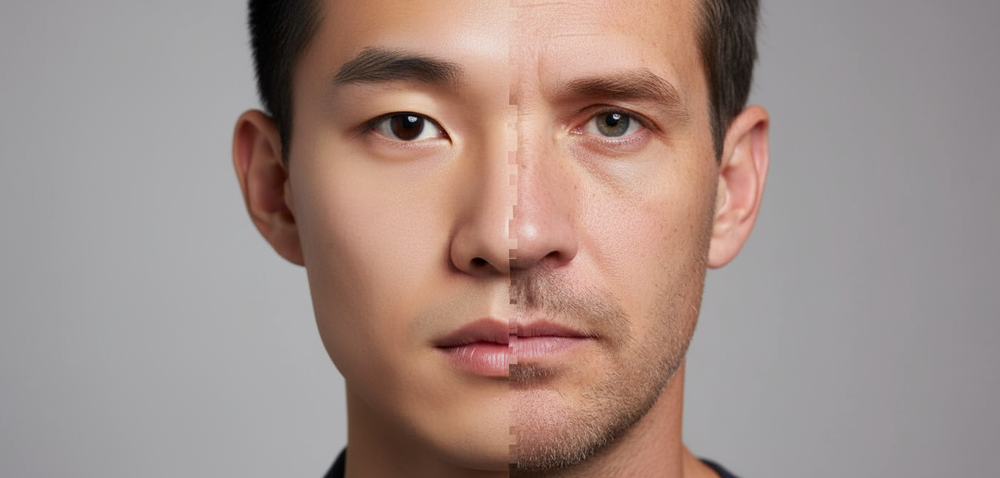
#> input picture generated-image.png, 1000 x 478 px, shrunk from 1472 x 704 before the run; its folder holds only this picture in this run
$ python -i forensics.py   (imports and definitions only)   (older library calls are emulated)
#> lines starting #> are read from the running program, lines starting #| are printed output that depends on the picture
#> further down, picture is the input picture: shape (478, 1000, 3); mean B, G, R 135.2, 141.9, 161.9
# preprocessing/forensics.py
"""
Forensics Score v2 (FORNS++)
Enhanced signal-based tamper/rephoto detector.
Detects halftone/moiré (FFT), JPEG double compression, and local ELA anomalies.
Returns a single score (0–100, higher = more suspicious).
"""

import cv2
import numpy as np

class ForensicsDetector:
    def __init__(self, ela_quality: int = 85):
        self.ela_quality = ela_quality

    def score(self, img_bgr):
        gray = cv2.cvtColor(img_bgr, cv2.COLOR_BGR2GRAY).astype(np.float32)
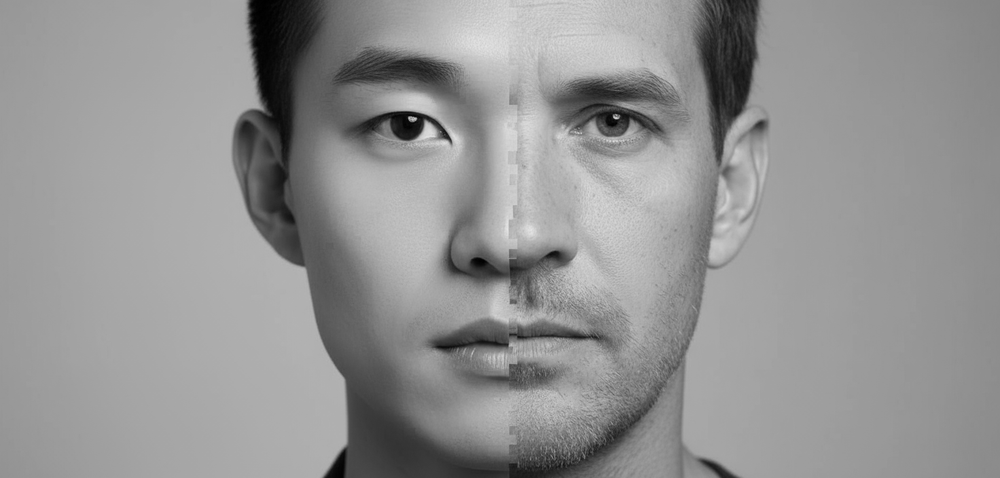
#> gray: shape (478, 1000) float32; min 0, max 231, mean 147.1
        h, w = gray.shape
#> h = 478; w = 1000

        # --- 1) FFT Periodicity (adaptive ring) ---
        f = np.fft.fft2(gray)
        fshift = np.fft.fftshift(f)
        mag = np.log1p(np.abs(fshift))
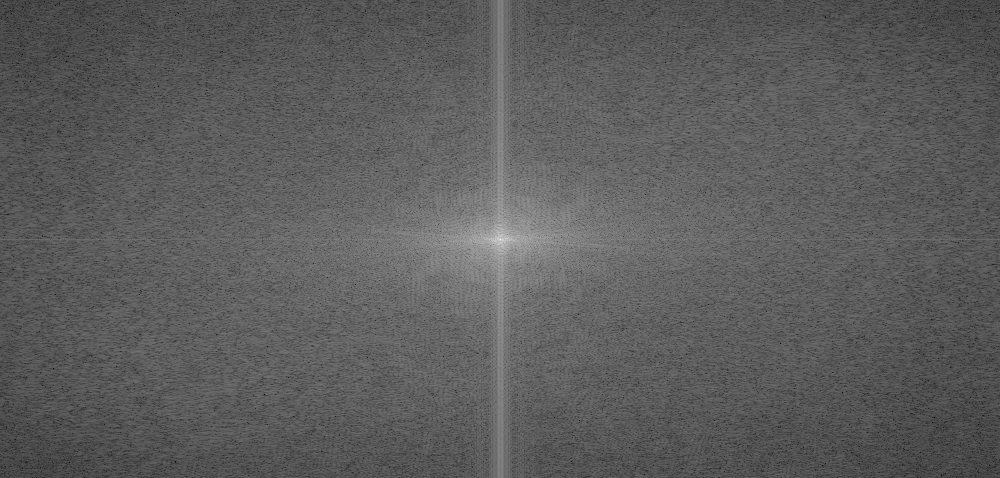
#> mag: shape (478, 1000) float64; min 1.26, max 18.07, mean 7.38; drawn with min black and max white

        cy, cx = h // 2, w // 2
#> cy = 239; cx = 500
        R1 = max(5, min(h, w) // 40)
#> R1 = 11
        R2 = max(R1 + 5, min(h, w) // 8)
#> R2 = 59

        Y, X = np.ogrid[:h, :w]
#> Y = 478 values from 0 to 477
        dist = np.sqrt((X - cx)**2 + (Y - cy)**2)
        inner = (dist < R1)
        outer = (dist < R2) & (~inner)

        ring_diff = mag[outer].mean() - mag[inner].mean()
#> ring_diff = -2.82
        fft_score = float(np.clip(ring_diff * 3.5, 0, 100))
#> fft_score = 0

        # --- 2) JPEG Blockiness (normalized) ---
        H = cv2.Sobel(gray, cv2.CV_32F, 1, 0, ksize=3)
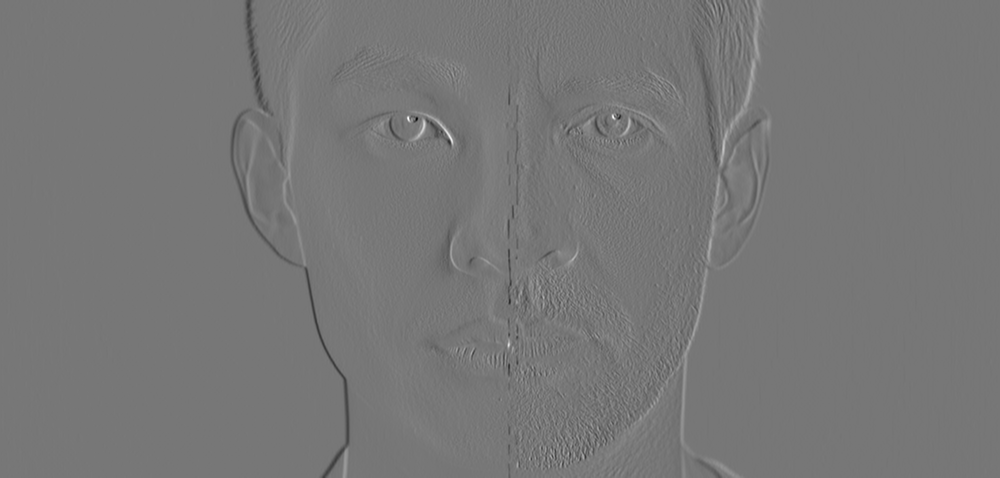
#> H: shape (478, 1000) float32; min -559, max 636, mean -0.1; drawn with min black and max white
        V = cv2.Sobel(gray, cv2.CV_32F, 0, 1, ksize=3)
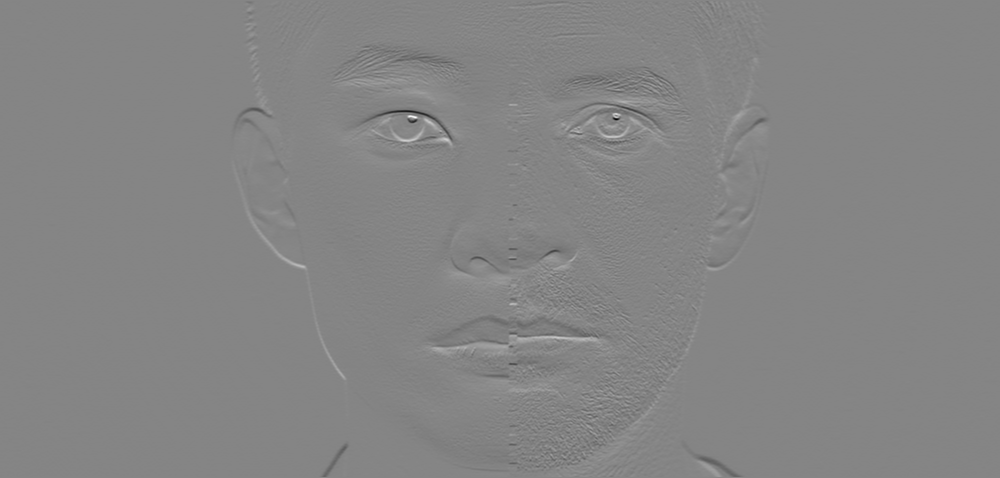
#> V: shape (478, 1000) float32; min -760, max 697, mean -0.3; drawn with min black and max white
        edges = np.abs(H) + np.abs(V)
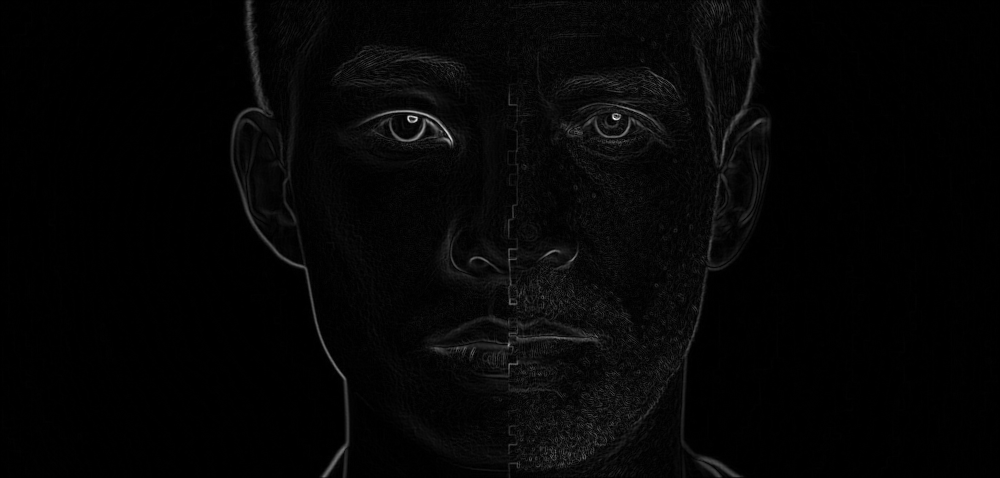
#> edges: shape (478, 1000) float32; min 0, max 1000, mean 21.5; drawn with min black and max white

        boundary = (edges[:, 7::8].mean() + edges[7::8, :].mean()) / 2.0
#> boundary = 21.43
        global_mean = edges.mean() + 1e-5
#> global_mean = 21.55
        ratio = boundary / global_mean
#> ratio = 0.995
        block_score = float(np.clip((ratio - 1.0) * 60.0, 0, 100))
#> block_score = 0

        # --- 3) Local ELA anomaly (localized compression inconsistency) ---
        encode_param = [int(cv2.IMWRITE_JPEG_QUALITY), self.ela_quality]
        _, buf = cv2.imencode('.jpg', img_bgr, encode_param)
        rec = cv2.imdecode(buf, cv2.IMREAD_COLOR)
        diff = cv2.absdiff(img_bgr, rec)
        diff_gray = cv2.cvtColor(diff, cv2.COLOR_BGR2GRAY)
        blur = cv2.GaussianBlur(diff_gray, (5, 5), 0)
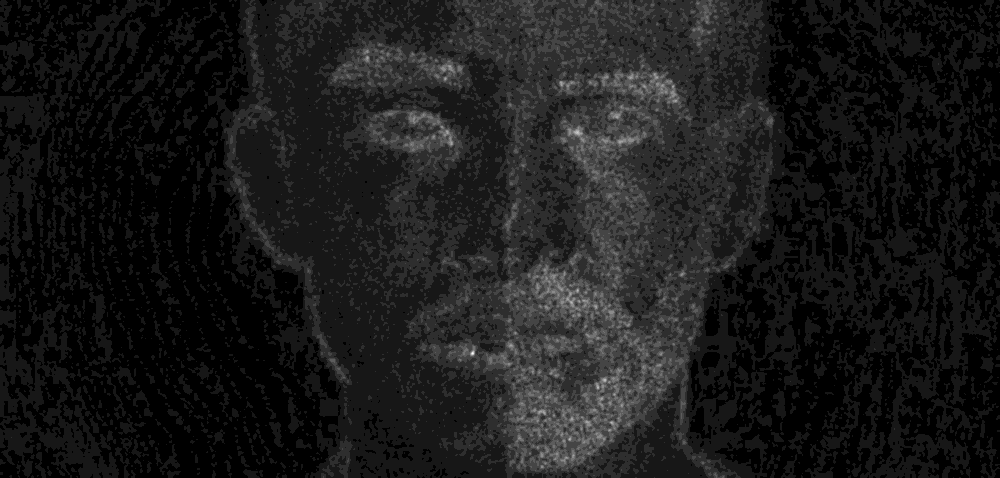
#> blur: shape (478, 1000); min 0, max 11, mean 1.11; drawn with min black and max white
        local_var = cv2.absdiff(diff_gray, blur)
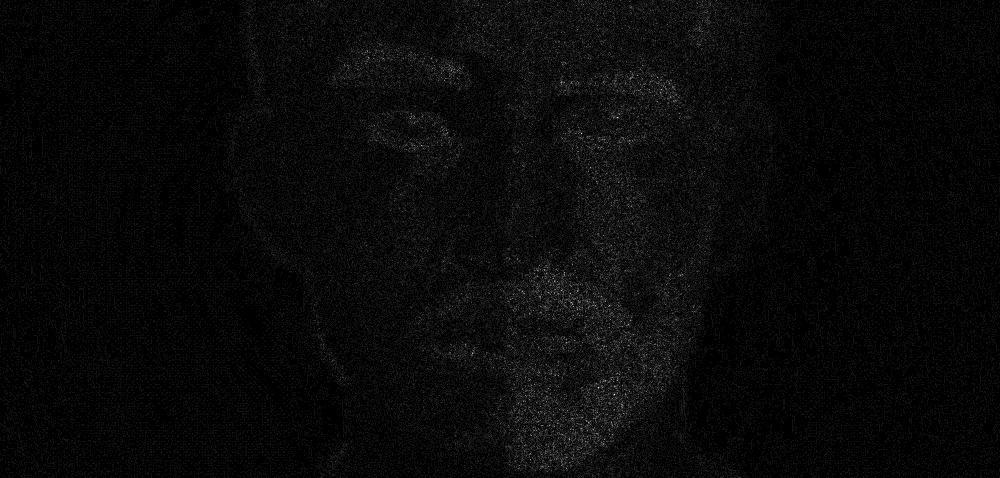
#> local_var: shape (478, 1000); min 0, max 15, mean 0.483; drawn with min black and max white
        ela_score = float(np.clip(local_var.mean() * 2.0, 0, 100))
#> ela_score = 0.966

        # --- Weighted Combination ---
        forns = 0.40 * fft_score + 0.35 * block_score + 0.25 * ela_score
#> forns = 0.242
        return float(np.clip(forns, 0, 100))

>>> import cv2
>>> picture = cv2.imread('../generated-image.png')
>>> result = ForensicsDetector().score(picture)
#> result = 0.242

$ run again, on image1.png
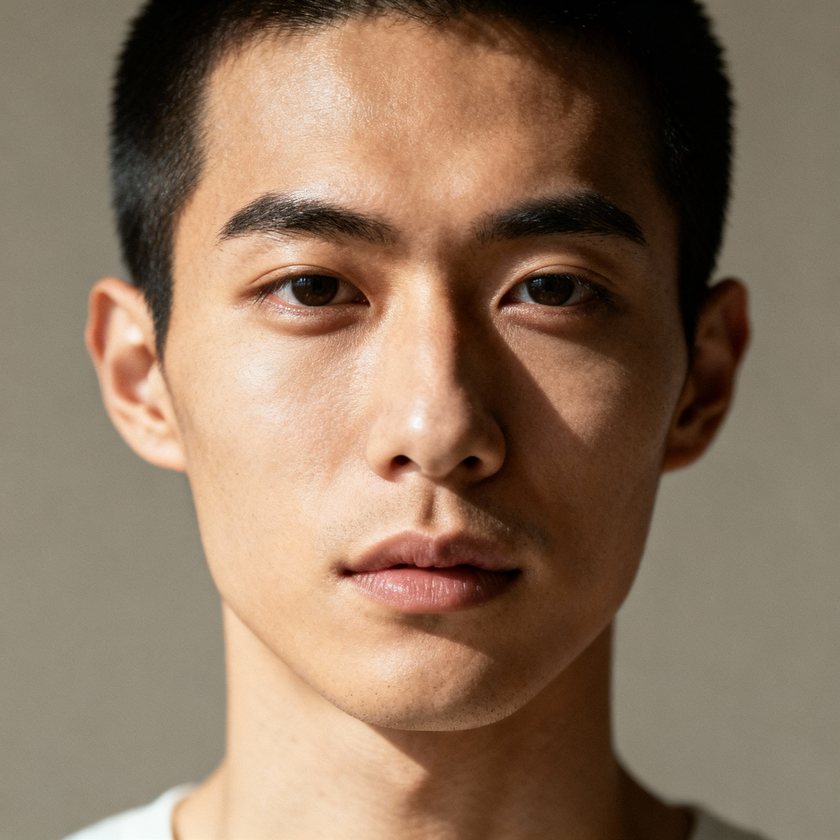
#> input picture image1.png, 840 x 840 px, shrunk from 2048 x 2048 before the run
#> picture is the input picture: shape (840, 840, 3); mean B, G, R 94.3, 115.8, 139.9
#> in score, `mag = np.log1p(np.abs(fshift))`:
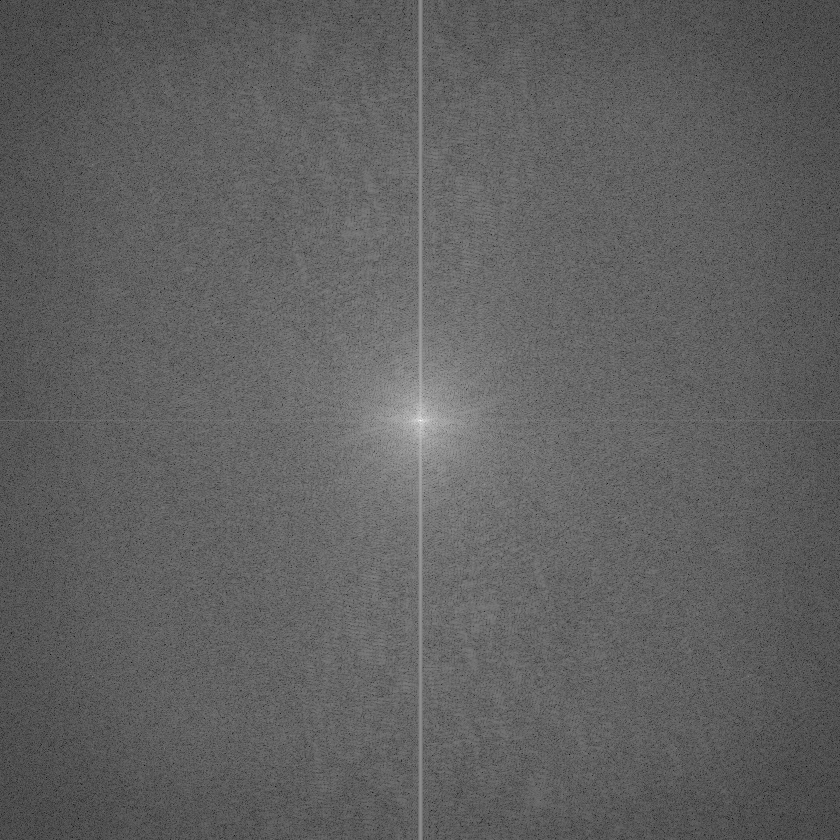
#> mag: shape (840, 840) float64; min 1.18, max 18.26, mean 7.68; drawn with min black and max white
#> ring_diff = -3
#> fft_score = 0
#> boundary = 29.03
#> global_mean = 29.04
#> ratio = 1
#> block_score = 0
#> in score, `local_var = cv2.absdiff(diff_gray, blur)`:
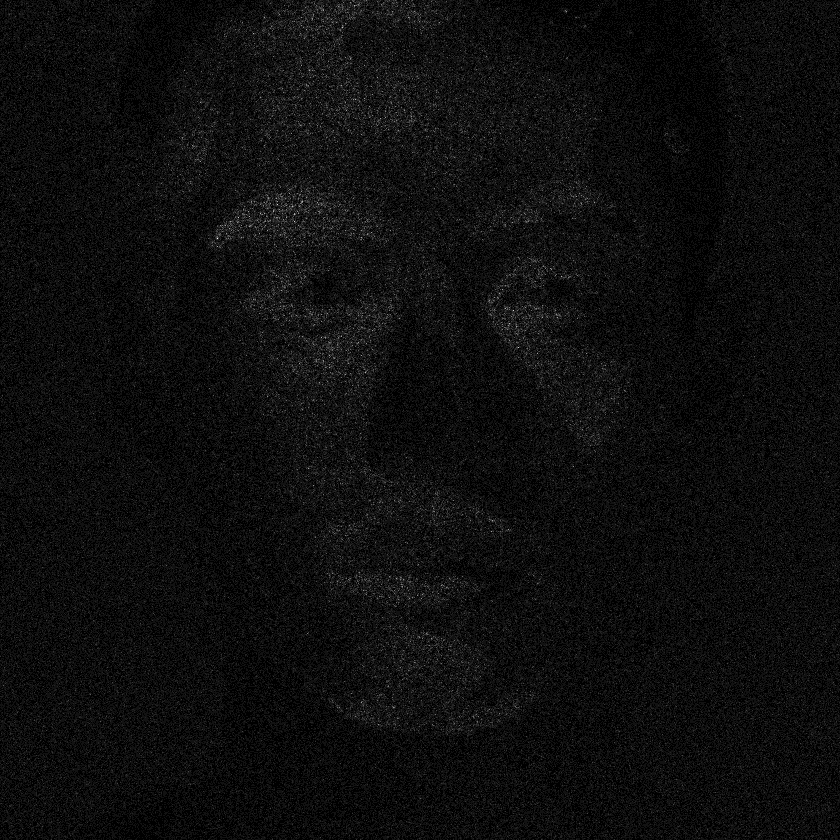
#> local_var: shape (840, 840); min 0, max 14, mean 0.764; drawn with min black and max white
#> ela_score = 1.53
#> forns = 0.382

$ run again, on image2.png
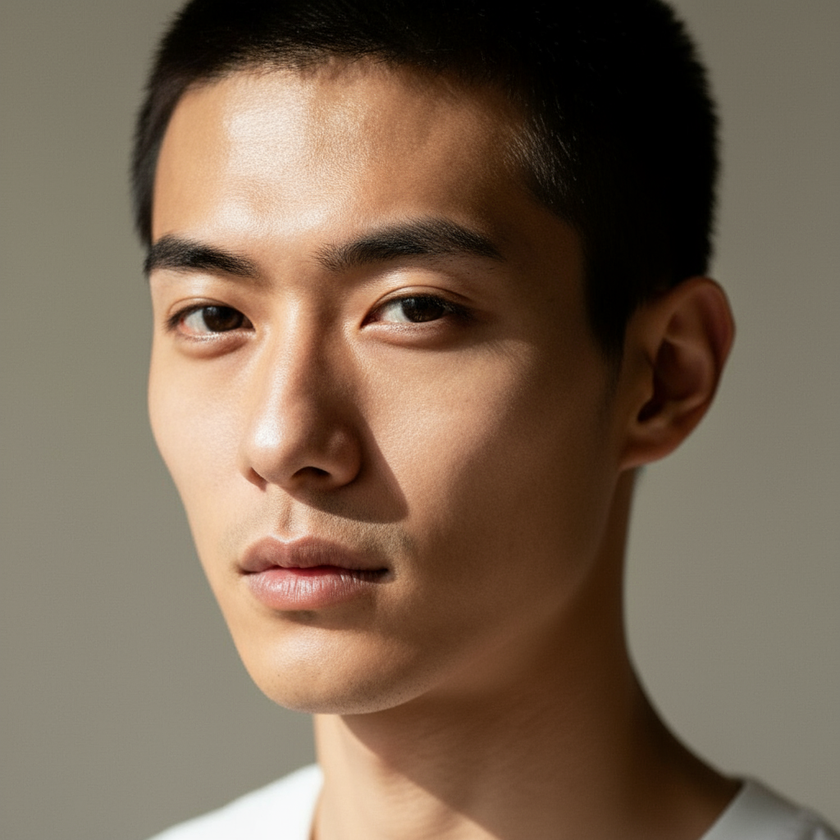
#> input picture image2.png, 840 x 840 px, shrunk from 1024 x 1024 before the run
#> picture is the input picture: shape (840, 840, 3); mean B, G, R 83.7, 102.1, 121.5
#> in score, `gray = cv2.cvtColor(img_bgr, cv2.COLOR_BGR2GRAY).astype(np.float32)`:
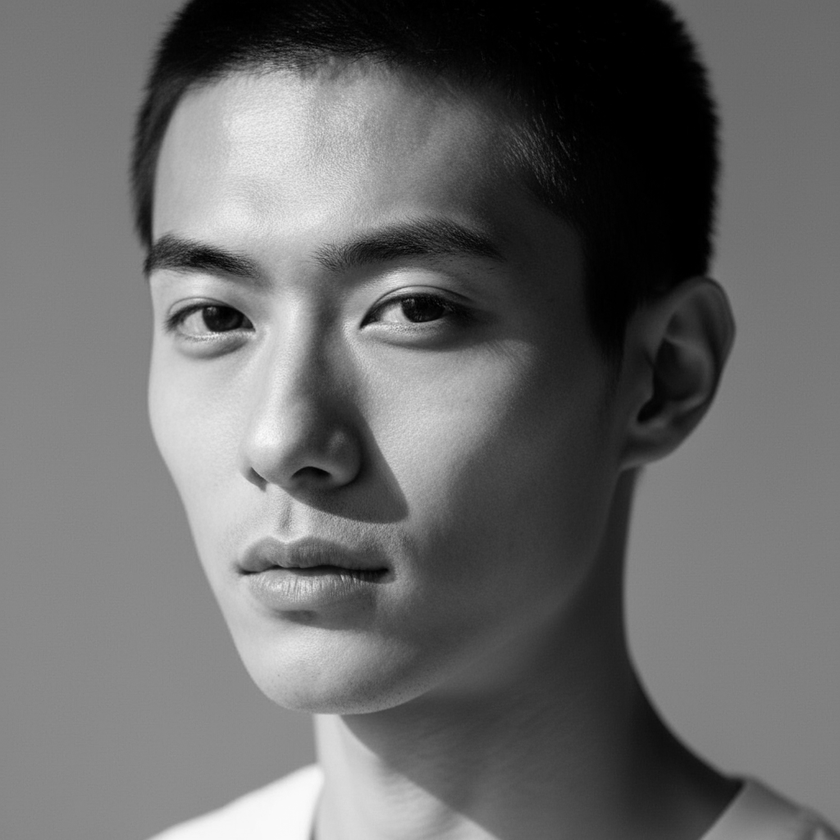
#> gray: shape (840, 840) float32; min 0, max 251, mean 105.8
#> ring_diff = -3.05
#> fft_score = 0
#> boundary = 23.4
#> global_mean = 23.35
#> ratio = 1
#> block_score = 0.13
#> in score, `local_var = cv2.absdiff(diff_gray, blur)`:
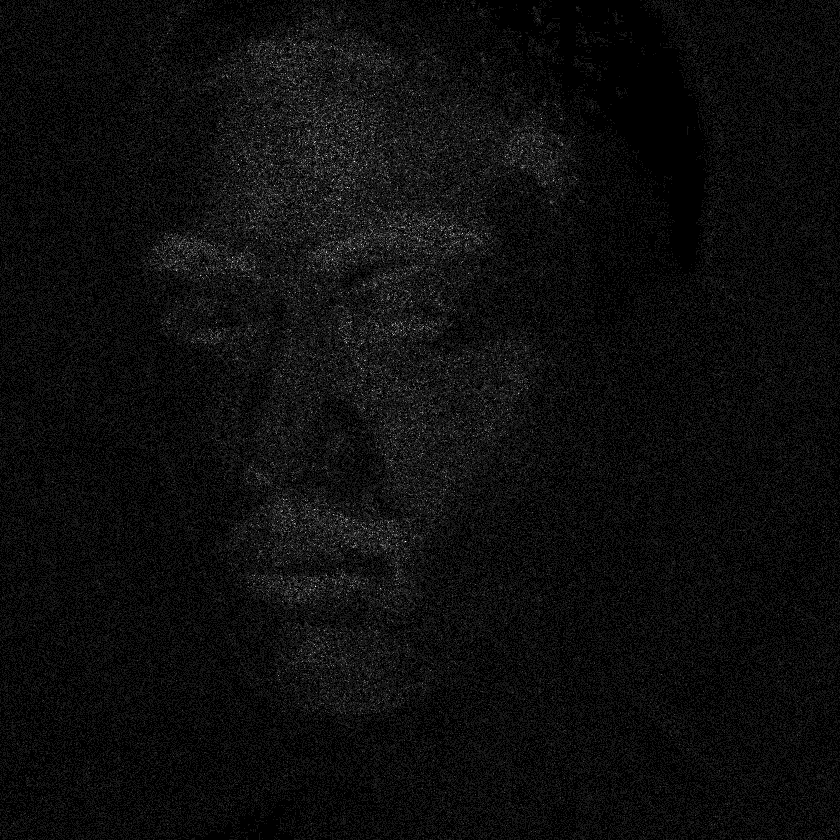
#> local_var: shape (840, 840); min 0, max 11, mean 0.578; drawn with min black and max white
#> ela_score = 1.16
#> forns = 0.334
